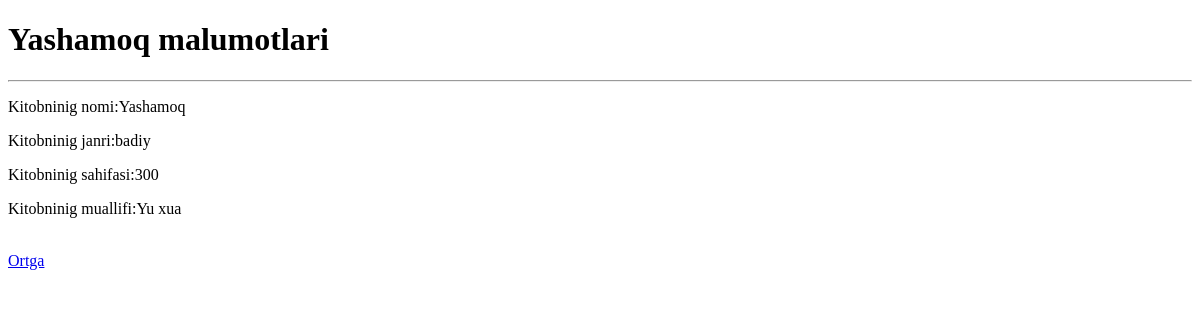
Before: /kitoblar_haqida/1/ with the older database file.
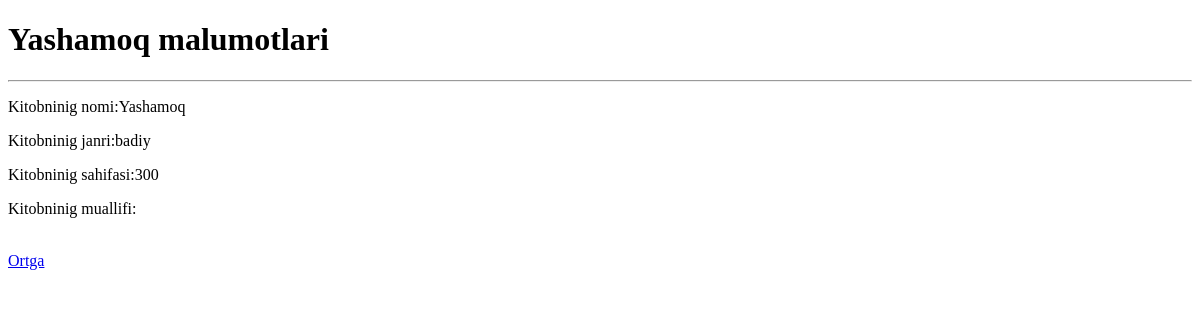
After: the same page with the newer database file.
### main/models.py (models this page shows, shortened)
class Kitob(models.Model):
    nom=models.CharField()
    janr=models.CharField()
    sahifa=models.PositiveSmallIntegerField()
    muallif=models.ForeignKey(Muallif, on_delete=models.SET_NULL,null=True)

class Muallif(models.Model):
    ism=models.CharField(max_length=30)
    jins=models.CharField(choices=(('ayol','Ayol'),('erkak','Erkak')))
    tugilgan_sana=models.CharField(default=30)
    kitob_soni=models.PositiveSmallIntegerField()
    tirik=models.BooleanField(default=False)

### main/views.py (the view)
# urls.py: path('kitoblar_haqida/<int:pk>/',Kitob_details_views),
def Kitob_details_views(request, pk):
    kitob = Kitob.objects.get(id=pk)
    context = {
        'kitob': kitob,
    }
    return render(request, 'kitob_details.html',context)

### Template/kitob_details.html (shortened to what this page needs)
<!DOCTYPE html>
<html lang="en">
<head>
</head>
<body>
 <h1>{{kitob.nom}} malumotlari</h1>
    <hr>
    <p>Kitobninig nomi:{{kitob.nom}}</p>
    <p>Kitobninig janri:{{kitob.janr}}</p>
    <p>Kitobninig sahifasi:{{kitob.sahifa}}</p>
    <p>Kitobninig muallifi:{{kitob.muallif.ism}}</p>
<br>
<a href="/">Ortga</a>
</body>
</html>

Changed rows visible on the page:
changed Kitob "Yashamoq": muallif.ism "Yu xua" → (not shown)
